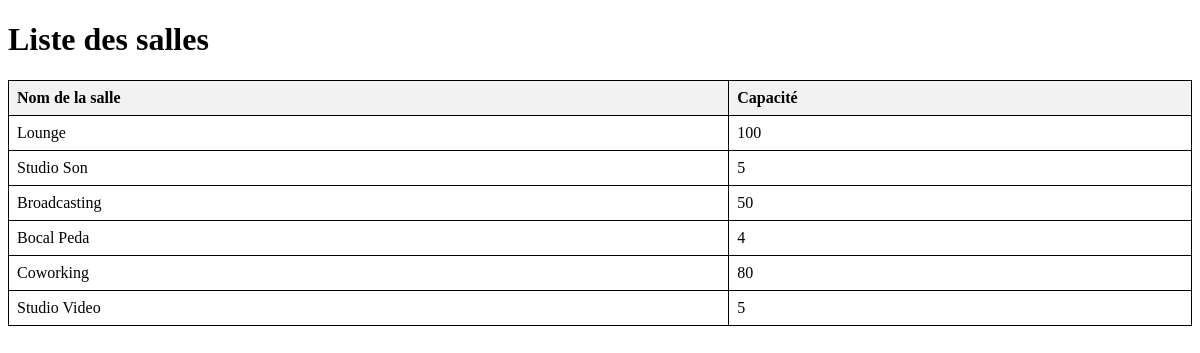
The page /job04/tableau.php on the database its author committed.
### tables this page shows
CREATE TABLE IF NOT EXISTS `salle` (
  `id` int NOT NULL AUTO_INCREMENT,
  `nom` varchar(255) NOT NULL,
  `id_etage` int NOT NULL,
  `capacite` int NOT NULL,
  PRIMARY KEY (`id`)
);

### job04/tableau.php (the view, shortened to what this page needs)
<!DOCTYPE html>
<html lang="fr">
<head>
</head>
<body>
    <h1>Liste des salles</h1>
    <table>
        <thead>
            <tr>
                <th>Nom de la salle</th>
                <th>Capacité</th>
            </tr>
        </thead>
        <tbody>
        <?php
        include 'db_connection.php';
        try {
            $stmt = $pdo->prepare("SELECT nom, capacite FROM salle");
            $stmt->execute();
            $salles = $stmt->fetchAll(PDO::FETCH_ASSOC);
            foreach ($salles as $salle) {
                echo "<tr>";
                echo "<td>" . htmlspecialchars($salle['nom']) . "</td>";
                echo "<td>" . htmlspecialchars($salle['capacite']) . "</td>";
                echo "</tr>";
            }
        } catch (PDOException $e) {
            die("Erreur de requête : " . $e->getMessage());
        }
        ?>
        </tbody>
    </table>
</body>
</html>

### job04/tableau.php (style rules this page uses)
table { width: 100%; border-collapse: collapse; }
table, th, td { border: 1px solid black; }
th, td { padding: 8px; text-align: left; }
th { background-color: #f2f2f2; }

### rows shown on the page
salle: nom "Lounge", capacite "100"
salle: nom "Studio Son", capacite "5"
salle: nom "Broadcasting", capacite "50"
salle: nom "Bocal Peda", capacite "4"
salle: nom "Coworking", capacite "80"
salle: nom "Studio Video", capacite "5"
